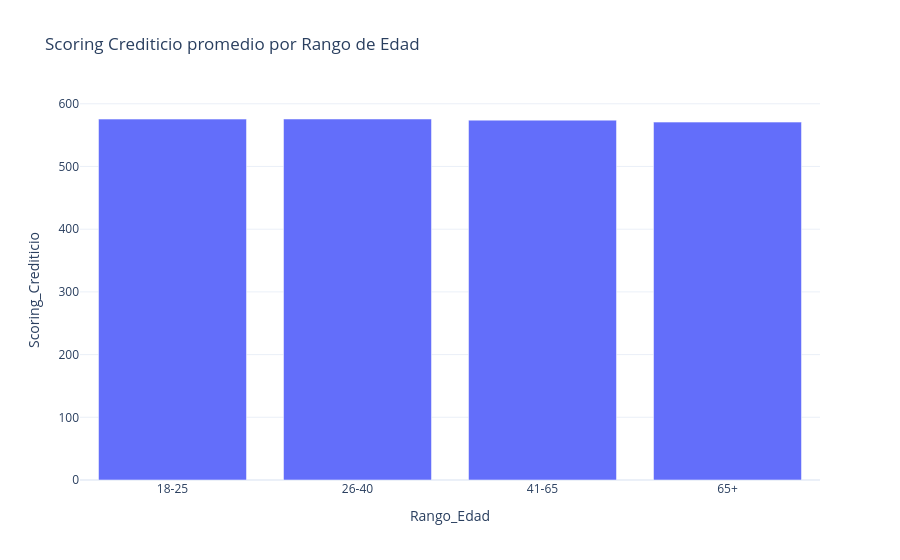
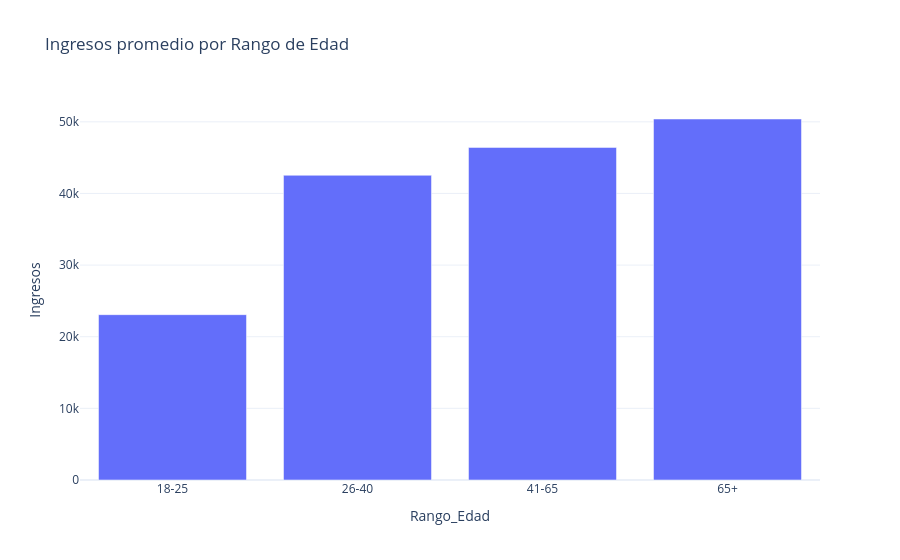

Notebook source saved alongside these figures, in order:
### Code cell
df_grouped = (
    df.groupby("Rango_Edad")[[
        "Ingresos",
        "Monto_Inicial",
        "Scoring_Crediticio",
        "Ratio_Interes"
    ]]
    .mean()
    .reset_index()
)

fig = px.bar(
    df_grouped,
    x="Rango_Edad",
    y="Scoring_Crediticio",
    title="Scoring Crediticio promedio por Rango de Edad"
)
fig.show()

fig = px.bar(
    df_grouped,
    x="Rango_Edad",
    y="Ingresos",
    title="Ingresos promedio por Rango de Edad"
)
fig.show()

### Figure 1 — Plotly figure (JSON) as saved in the notebook; plotly's stock layout.template omitted (floating-point values rounded to 4 significant figures)
{"data": [{"hovertemplate": "Rango_Edad=%{x}<br>Scoring_Crediticio=%{y}<extra></extra>", "legendgroup": "", "marker": {"color": "#636efa", "pattern": {"shape": ""}}, "name": "", "orientation": "v", "showlegend": false, "textposition": "auto", "type": "bar", "x": ["18-25", "26-40", "41-65", "65+"], "xaxis": "x", "y": [575.6, 575.7, 573.9, 570.8], "yaxis": "y"}], "layout": {"barmode": "relative", "legend": {"tracegroupgap": 0}, "title": {"text": "Scoring Crediticio promedio por Rango de Edad"}, "xaxis": {"anchor": "y", "domain": [0, 1], "title": {"text": "Rango_Edad"}}, "yaxis": {"anchor": "x", "domain": [0, 1], "title": {"text": "Scoring_Crediticio"}}}}

### Figure 2 — Plotly figure (JSON) as saved in the notebook; plotly's stock layout.template omitted (floating-point values rounded to 4 significant figures)
{"data": [{"hovertemplate": "Rango_Edad=%{x}<br>Ingresos=%{y}<extra></extra>", "legendgroup": "", "marker": {"color": "#636efa", "pattern": {"shape": ""}}, "name": "", "orientation": "v", "showlegend": false, "textposition": "auto", "type": "bar", "x": ["18-25", "26-40", "41-65", "65+"], "xaxis": "x", "y": [23080.0, 42540.0, 46430.0, 50390.0], "yaxis": "y"}], "layout": {"barmode": "relative", "legend": {"tracegroupgap": 0}, "title": {"text": "Ingresos promedio por Rango de Edad"}, "xaxis": {"anchor": "y", "domain": [0, 1], "title": {"text": "Rango_Edad"}}, "yaxis": {"anchor": "x", "domain": [0, 1], "title": {"text": "Ingresos"}}}}
